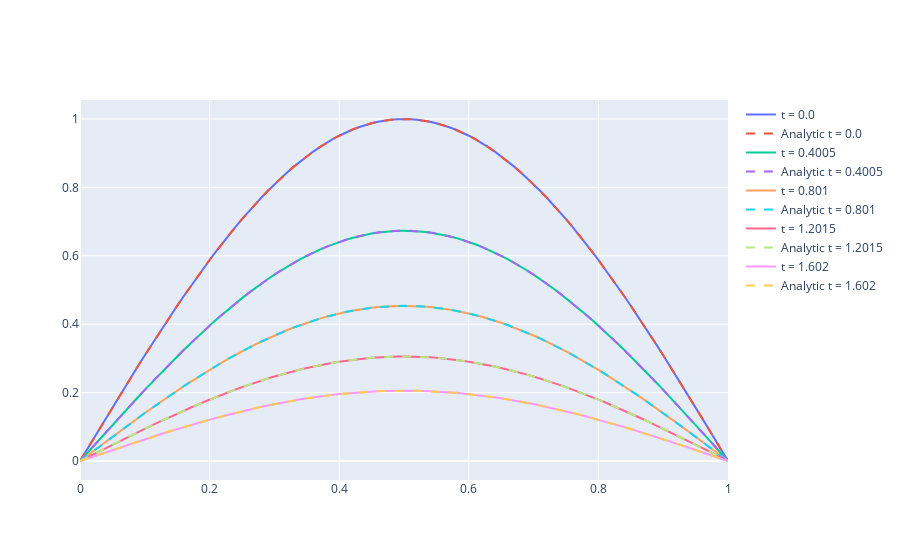

The notebook cell saved with this chart:
### Code cell
from SciComp.plotting import plot_PDE_fixed_time

plot_PDE_fixed_time(bvp.x_values, u, t, analytic_sol)
